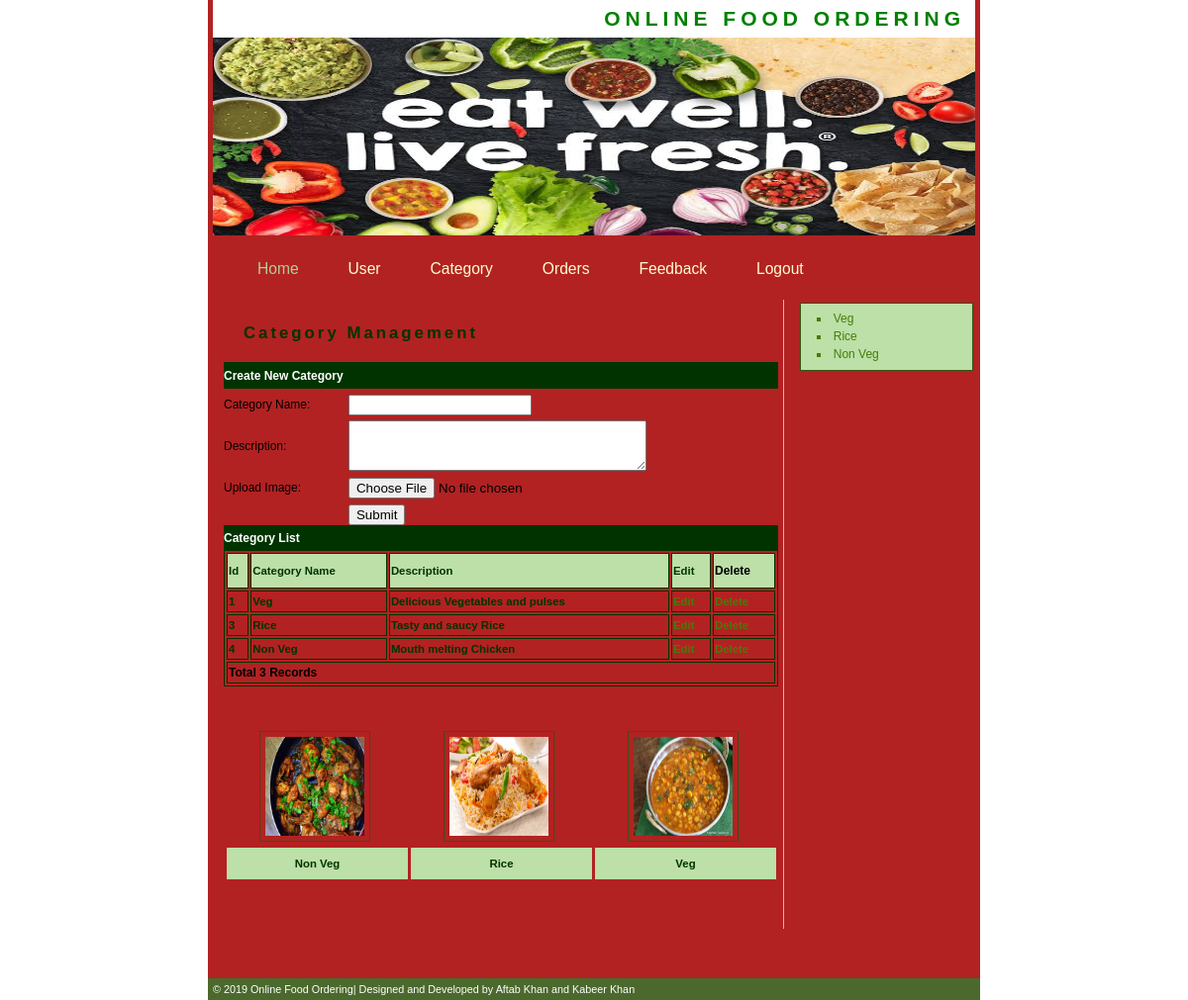
The page /Admin/Category.php on the database its author committed.
### tables this page shows
CREATE TABLE IF NOT EXISTS `category_master` (
  `CategoryId` int(11) NOT NULL AUTO_INCREMENT,
  `CategoryName` varchar(20) NOT NULL,
  `Description` varchar(200) NOT NULL,
  `Image` varchar(100) NOT NULL,
  PRIMARY KEY (`CategoryId`)
);

### Admin/Category.php (the view, shortened to what this page needs)
<!DOCTYPE html PUBLIC "-//W3C//DTD XHTML 1.0 Transitional//EN" "http://www.w3.org/TR/xhtml1/DTD/xhtml1-transitional.dtd">
<html xmlns="http://www.w3.org/1999/xhtml">
<head>
<link href="style.css" rel="stylesheet" type="text/css" />
<link href="../SpryAssets/SpryValidationTextField.css" rel="stylesheet" type="text/css" />
<link href="../SpryAssets/SpryValidationTextarea.css" rel="stylesheet" type="text/css" />
</head>
<body>
<div id="wrapper">
  <?php
  include "Header.php";
  ?>
  <div id="content">
    <h2><span style="color:#003300"> Category Management</span></h2>
    <table width="100%" border="0" cellspacing="0" cellpadding="0">
      <tr>
        <td height="27" bgcolor="#003300"><span class="style10"><strong>Create New Category</strong></span></td>
      </tr>
      <tr>
        <td height="26"><form action="InsertCategory.php" method="post" enctype="multipart/form-data" name="form1" id="form1">
            <table width="100%"  border="0" cellpadding="0" cellspacing="0">
              <tr>
                <td height="32" >Category Name:</td>
                <td><span id="sprytextfield1">
                  <label>
                  <input type="text" name="txtName" id="txtName" />
                  </label>
                  <span class="textfieldRequiredMsg">Enter Category.</span></span></td>
              </tr>
              <tr>
                <td height="34">Description:</td>
                <td><span id="sprytextarea1">
                  <label>
                  <textarea name="txtDesc" id="txtDesc" cols="35" rows="3"></textarea>
                  </label>
                <span class="textareaRequiredMsg">Enter Description</span></span></td>
              </tr>
              <tr>
                <td height="34">Upload Image:</td>
                <td><label>
                  <input type="file" name="txtFile" id="txtFile" />
                </label></td>
              </tr>
              <tr>
                <td>&nbsp;</td>
                <td><label>
                  <input type="submit" name="button" id="button" value="Submit" />
                </label></td>
              </tr>
</table>
        </form></td>
      </tr>
      <tr>
        <td height="25" bgcolor="#003300"><span class="style10"><strong>Category List</strong></span></td>
      </tr>
      <tr>
        <td><table width="100%" border="1" bordercolor="#003300" >
            <tr>
              <th height="32" bgcolor="#BDE0A8" class="style3"><div align="left" class="style9 style5"><strong>Id</strong></div></th>
              <th bgcolor="#BDE0A8" class="style3"><div align="left" class="style9 style5"><strong>Category Name</strong></div></th>
              <th bgcolor="#BDE0A8" class="style3"><div align="left" class="style9 style5"><strong>Description</strong></div></th>
              <th bgcolor="#BDE0A8" class="style3"><div align="left" class="style9 style5"><strong>Edit</strong></div></th>
              <th bgcolor="#BDE0A8" class="style3"><div align="left" class="style12">Delete</div></th>
            </tr>
            <?php
$con = mysql_connect("localhost","root");
$sql = "select * from Category_Master";
$result = mysql_query($sql,$con);
while($row = mysql_fetch_array($result))
{
$Id=$row['CategoryId'];
$CategoryName=$row['CategoryName'];
$Description=$row['Description'];
?>
            <tr>
              <td class="style3"><div align="left" class="style9 style5"><strong><?php echo $Id;?></strong></div></td>
              <td class="style3"><div align="left" class="style9 style5"><strong><?php echo $CategoryName;?></strong></div></td>
              <td class="style3"><div align="left" class="style9 style5"><strong><?php echo $Description;?></strong></div></td>
              <td class="style3"><div align="left" class="style9 style5"><strong><a href="EditCategory.php?CatId=<?php echo $Id;?>">Edit</a></strong></div></td>
              <td class="style3"><div align="left" class="style9 style5"><strong><a href="DeleteCategory.php?CatId=<?php echo $Id;?>">Delete</a></strong></div></td>
            </tr>
            <?php
}
$records = mysql_num_rows($result);
?>
            <tr>
              <td colspan="5" class="style3"><div align="left" class="style12"><?php echo "Total ".$records." Records"; ?> </div></td>
            </tr>
        </table></td>
      </tr>
    </table>
<?php
      include "categoryList.php";
      ?>
    <p>&nbsp;</p>
  </div>
 <?php
 include "Right.php";
 ?>
   <?php
 include "Footer.php";
 ?>
</div>
</body>
</html>

### Admin/Right.php (shortened to what this page needs)
<div id="right-col">
    <div class="scroll">
       <ul class="side">
           <?php
$con = mysql_connect("localhost","root");
$sql = "select * from Category_Master";
$result = mysql_query($sql,$con);
while($row = mysql_fetch_array($result))
{
$Id=$row['CategoryId'];
$CategoryName=$row['CategoryName'];
?>
     <li><a href="Products.php?CategoryId=<?php echo $Id;?>"><?php echo $CategoryName;?></a></li>
    <?php
	}
?>
    </ul>
  </div>
</div>

### Admin/style.css (style rules this page uses)
body { margin : 0; padding : 0; text-align : left; font : 75% "Trebuchet MS", verdana, arial, sans-serif; line-height : 1.5em; background : url(img/banner1.jpg); }
#wrapper { position : relative; width : 780px; margin-right : auto; margin-left : auto; padding : 0; border : 0px solid green; background: #B22222; }
#content { width : 560px; float : left; margin-top : 0; margin-left : 11px; padding : 5px; border-right : 1px solid #b2d094; }
#content p { padding : 0 20px; }
#right-col { width : 175px; margin : 5px 0 0 590px; border-left : 1px none #28460a; padding : 3px; }
div.scroll { height : auto; width : 160px; padding : 1ex; margin : 0 0 30px 5px; border : 1px solid #345411; background : #BCE0A8; color : #000; }
h2 { margin : 20px; font-size : 140%; letter-spacing : 3px; background : inherit; color : green; }
a:link, a:visited { text-decoration : none; background : inherit; color : #457C05; }
ul.side { list-style-type : square; padding : 0; margin : 0; background : inherit; color : #457C05; }
.side li { padding-left : 0.2em; margin-left : 2em; }

### Admin/Category.php (style rules this page uses)
.style10 { color: #FFFFFF }
.style3 { font-weight: bold }

### rows shown on the page
category_master: CategoryId "1", CategoryName "Veg", Description "Delicious Vegetables and pulses"
category_master: CategoryId "3", CategoryName "Rice", Description "Tasty and saucy Rice"
category_master: CategoryId "4", CategoryName "Non Veg", Description "Mouth melting Chicken"

### other values the page prints
$records "3"
